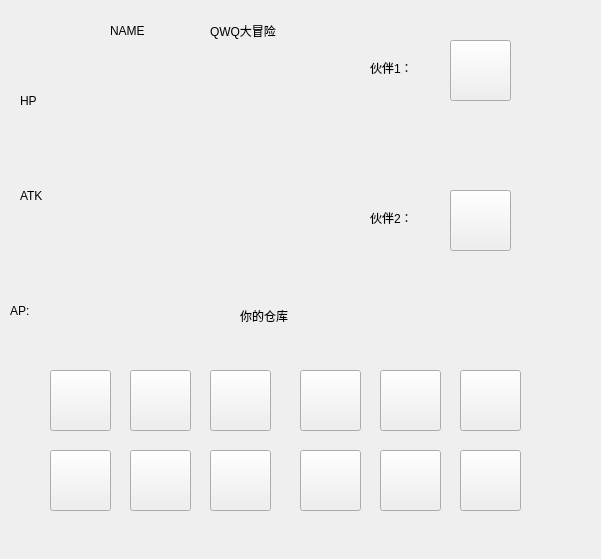
<?xml version="1.0" encoding="UTF-8"?>
<ui version="4.0">
 <class>Character</class>
 <widget class="QWidget" name="Character">
  <property name="geometry">
   <rect>
    <x>0</x>
    <y>0</y>
    <width>601</width>
    <height>559</height>
   </rect>
  </property>
  <property name="windowTitle">
   <string>Form</string>
  </property>
  <widget class="QLabel" name="label">
   <property name="geometry">
    <rect>
     <x>70</x>
     <y>60</y>
     <width>281</width>
     <height>191</height>
    </rect>
   </property>
   <property name="styleSheet">
    <string notr="true">image: url(:/new/prefix1/img/hero.jpg);</string>
   </property>
   <property name="text">
    <string/>
   </property>
  </widget>
  <widget class="QLabel" name="Name">
   <property name="geometry">
    <rect>
     <x>210</x>
     <y>10</y>
     <width>151</width>
     <height>41</height>
    </rect>
   </property>
   <property name="styleSheet">
    <string notr="true">font: 87 22pt &quot;Arial Black&quot;;</string>
   </property>
   <property name="text">
    <string>QWQ大冒险</string>
   </property>
   <property name="alignment">
    <set>Qt::AlignLeading|Qt::AlignLeft|Qt::AlignVCenter</set>
   </property>
  </widget>
  <widget class="QLabel" name="label_3">
   <property name="geometry">
    <rect>
     <x>110</x>
     <y>20</y>
     <width>61</width>
     <height>21</height>
    </rect>
   </property>
   <property name="styleSheet">
    <string notr="true">
font: 87 14pt &quot;Arial Black&quot;;</string>
   </property>
   <property name="text">
    <string>NAME</string>
   </property>
  </widget>
  <widget class="QPushButton" name="bb1">
   <property name="geometry">
    <rect>
     <x>50</x>
     <y>370</y>
     <width>61</width>
     <height>61</height>
    </rect>
   </property>
   <property name="iconSize">
    <size>
     <width>61</width>
     <height>61</height>
    </size>
   </property>
  </widget>
  <widget class="QPushButton" name="bb2">
   <property name="geometry">
    <rect>
     <x>130</x>
     <y>370</y>
     <width>61</width>
     <height>61</height>
    </rect>
   </property>
   <property name="text">
    <string/>
   </property>
   <property name="iconSize">
    <size>
     <width>61</width>
     <height>61</height>
    </size>
   </property>
  </widget>
  <widget class="QPushButton" name="bb3">
   <property name="geometry">
    <rect>
     <x>210</x>
     <y>370</y>
     <width>61</width>
     <height>61</height>
    </rect>
   </property>
   <property name="text">
    <string/>
   </property>
   <property name="iconSize">
    <size>
     <width>61</width>
     <height>61</height>
    </size>
   </property>
  </widget>
  <widget class="QPushButton" name="bb7">
   <property name="geometry">
    <rect>
     <x>50</x>
     <y>450</y>
     <width>61</width>
     <height>61</height>
    </rect>
   </property>
   <property name="text">
    <string/>
   </property>
   <property name="iconSize">
    <size>
     <width>61</width>
     <height>61</height>
    </size>
   </property>
  </widget>
  <widget class="QPushButton" name="bb8">
   <property name="geometry">
    <rect>
     <x>130</x>
     <y>450</y>
     <width>61</width>
     <height>61</height>
    </rect>
   </property>
   <property name="text">
    <string/>
   </property>
   <property name="iconSize">
    <size>
     <width>61</width>
     <height>61</height>
    </size>
   </property>
  </widget>
  <widget class="QPushButton" name="bb9">
   <property name="geometry">
    <rect>
     <x>210</x>
     <y>450</y>
     <width>61</width>
     <height>61</height>
    </rect>
   </property>
   <property name="text">
    <string/>
   </property>
   <property name="iconSize">
    <size>
     <width>61</width>
     <height>61</height>
    </size>
   </property>
  </widget>
  <widget class="QPushButton" name="bb6">
   <property name="geometry">
    <rect>
     <x>460</x>
     <y>370</y>
     <width>61</width>
     <height>61</height>
    </rect>
   </property>
   <property name="text">
    <string/>
   </property>
   <property name="iconSize">
    <size>
     <width>61</width>
     <height>61</height>
    </size>
   </property>
  </widget>
  <widget class="QPushButton" name="bb11">
   <property name="geometry">
    <rect>
     <x>380</x>
     <y>450</y>
     <width>61</width>
     <height>61</height>
    </rect>
   </property>
   <property name="text">
    <string/>
   </property>
   <property name="iconSize">
    <size>
     <width>61</width>
     <height>61</height>
    </size>
   </property>
  </widget>
  <widget class="QPushButton" name="bb12">
   <property name="geometry">
    <rect>
     <x>460</x>
     <y>450</y>
     <width>61</width>
     <height>61</height>
    </rect>
   </property>
   <property name="text">
    <string/>
   </property>
   <property name="iconSize">
    <size>
     <width>61</width>
     <height>61</height>
    </size>
   </property>
  </widget>
  <widget class="QPushButton" name="bb4">
   <property name="geometry">
    <rect>
     <x>300</x>
     <y>370</y>
     <width>61</width>
     <height>61</height>
    </rect>
   </property>
   <property name="text">
    <string/>
   </property>
   <property name="iconSize">
    <size>
     <width>61</width>
     <height>61</height>
    </size>
   </property>
  </widget>
  <widget class="QPushButton" name="bb5">
   <property name="geometry">
    <rect>
     <x>380</x>
     <y>370</y>
     <width>61</width>
     <height>61</height>
    </rect>
   </property>
   <property name="text">
    <string/>
   </property>
   <property name="iconSize">
    <size>
     <width>61</width>
     <height>61</height>
    </size>
   </property>
  </widget>
  <widget class="QPushButton" name="bb10">
   <property name="geometry">
    <rect>
     <x>300</x>
     <y>450</y>
     <width>61</width>
     <height>61</height>
    </rect>
   </property>
   <property name="text">
    <string/>
   </property>
   <property name="iconSize">
    <size>
     <width>61</width>
     <height>61</height>
    </size>
   </property>
  </widget>
  <widget class="QLabel" name="HP">
   <property name="geometry">
    <rect>
     <x>20</x>
     <y>80</y>
     <width>121</width>
     <height>41</height>
    </rect>
   </property>
   <property name="text">
    <string>HP</string>
   </property>
  </widget>
  <widget class="QLabel" name="ATK">
   <property name="geometry">
    <rect>
     <x>20</x>
     <y>170</y>
     <width>121</width>
     <height>51</height>
    </rect>
   </property>
   <property name="text">
    <string>ATK </string>
   </property>
  </widget>
  <widget class="QLabel" name="L1">
   <property name="geometry">
    <rect>
     <x>370</x>
     <y>60</y>
     <width>41</width>
     <height>16</height>
    </rect>
   </property>
   <property name="text">
    <string>伙伴1：</string>
   </property>
  </widget>
  <widget class="QLabel" name="label_7">
   <property name="geometry">
    <rect>
     <x>240</x>
     <y>280</y>
     <width>121</width>
     <height>71</height>
    </rect>
   </property>
   <property name="styleSheet">
    <string notr="true">font: 28pt &quot;Bauhaus 93&quot;;</string>
   </property>
   <property name="text">
    <string>你的仓库</string>
   </property>
  </widget>
  <widget class="QLabel" name="L2">
   <property name="geometry">
    <rect>
     <x>370</x>
     <y>210</y>
     <width>51</width>
     <height>16</height>
    </rect>
   </property>
   <property name="text">
    <string>伙伴2：</string>
   </property>
  </widget>
  <widget class="QPushButton" name="zb1">
   <property name="geometry">
    <rect>
     <x>450</x>
     <y>40</y>
     <width>61</width>
     <height>61</height>
    </rect>
   </property>
   <property name="text">
    <string/>
   </property>
   <property name="iconSize">
    <size>
     <width>61</width>
     <height>61</height>
    </size>
   </property>
  </widget>
  <widget class="QPushButton" name="zb2">
   <property name="geometry">
    <rect>
     <x>450</x>
     <y>190</y>
     <width>61</width>
     <height>61</height>
    </rect>
   </property>
   <property name="text">
    <string/>
   </property>
   <property name="iconSize">
    <size>
     <width>61</width>
     <height>61</height>
    </size>
   </property>
  </widget>
  <widget class="QLabel" name="d1">
   <property name="geometry">
    <rect>
     <x>360</x>
     <y>100</y>
     <width>231</width>
     <height>81</height>
    </rect>
   </property>
   <property name="text">
    <string/>
   </property>
  </widget>
  <widget class="QLabel" name="d2">
   <property name="geometry">
    <rect>
     <x>360</x>
     <y>250</y>
     <width>231</width>
     <height>71</height>
    </rect>
   </property>
   <property name="text">
    <string/>
   </property>
  </widget>
  <widget class="QLabel" name="label_2">
   <property name="geometry">
    <rect>
     <x>10</x>
     <y>280</y>
     <width>21</width>
     <height>61</height>
    </rect>
   </property>
   <property name="text">
    <string>AP:</string>
   </property>
  </widget>
  <widget class="QLabel" name="E1">
   <property name="geometry">
    <rect>
     <x>50</x>
     <y>290</y>
     <width>41</width>
     <height>41</height>
    </rect>
   </property>
   <property name="styleSheet">
    <string notr="true">border-image: url(:/new/prefix1/img/AP.png);</string>
   </property>
   <property name="text">
    <string/>
   </property>
  </widget>
  <widget class="QLabel" name="E2">
   <property name="geometry">
    <rect>
     <x>110</x>
     <y>290</y>
     <width>41</width>
     <height>41</height>
    </rect>
   </property>
   <property name="styleSheet">
    <string notr="true">border-image: url(:/new/prefix1/img/AP.png);</string>
   </property>
   <property name="text">
    <string/>
   </property>
  </widget>
  <widget class="QLabel" name="E3">
   <property name="geometry">
    <rect>
     <x>180</x>
     <y>290</y>
     <width>41</width>
     <height>41</height>
    </rect>
   </property>
   <property name="styleSheet">
    <string notr="true">border-image: url(:/new/prefix1/img/AP.png);</string>
   </property>
   <property name="text">
    <string/>
   </property>
  </widget>
 </widget>
 <resources/>
 <connections/>
</ui>
